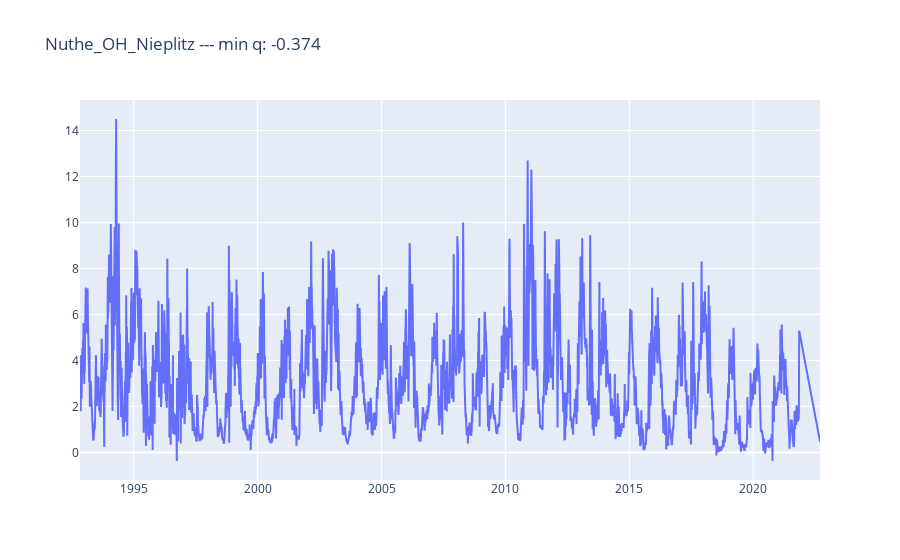

The cell this chart's notebook holds for it:
### Markdown cell above
There are 114 stations with negative values.  
As negative values can be explainable, we do not simply delete all of these stations.  
I have to check all of this stations manually to see if the data looks okay...

### Code cell
import plotly.graph_objects as go

delete_ids = []

for camels_id in ids_with_negative_values:
    s = Station(camels_id)

    df = s.get_data()
    
    neg_q = False
    neg_w = False

    fig = go.Figure()

    # check if there are numbers < 0 in q and w columns, ignore nan
    if 'q' in df.columns:
        if (df['q'] < -0).any():
            neg_q = True
            
            # plot q
            fig.add_trace(go.Scatter(x=df.index, y=df['q'], mode='lines'))
            fig.update_layout(title=f"{s.name} --- min q: {df['q'].min()}")
    if 'w' in df.columns:
        if (df['w'] < -0).any():
            neg_w = True
            # plot w
            fig.add_trace(go.Scatter(x=df.index, y=df['w'], mode='lines'))
            fig.update_layout(title=f"{s.name} --- min w: {df['w'].min()}")

    if neg_q and neg_w:
        fig.update_layout(title=f"{s.name} --- min q: {df['q'].min()} --- min w: {df['w'].min()}")

    fig.show()

    # user input to delete station
    delete = input("Delete station? (y/n)")
    if delete == 'y':
        delete_ids.append(camels_id)
        
        # update title
        fig.update_layout(title=f"{s.name} --- min q: {df['q'].min()} --- min w: {df['w'].min()} --- DO delete")
    
    elif delete == 'n':
        # clear plot
        fig.update_layout(title=f"{s.name} --- min q: {df['q'].min()} --- min w: {df['w'].min()} --- DO NOT delete")
    
    elif delete == 'stop':
        break
    
    from IPython.display import clear_output
    clear_output(wait=True)
    continue

### Figure 1 — Plotly figure (JSON) as saved in the notebook; plotly's stock layout.template omitted (floating-point values rounded to 4 significant figures; data arrays with more than 128 entries replaced by an {"elided": "..."} marker saying what was removed)
{"data": [{"mode": "lines", "type": "scatter", "x": {"elided": "10601 str values"}, "y": {"elided": "10601 float values"}}], "layout": {"title": {"text": "Nuthe_OH_Nieplitz --- min q: -0.374"}}}
